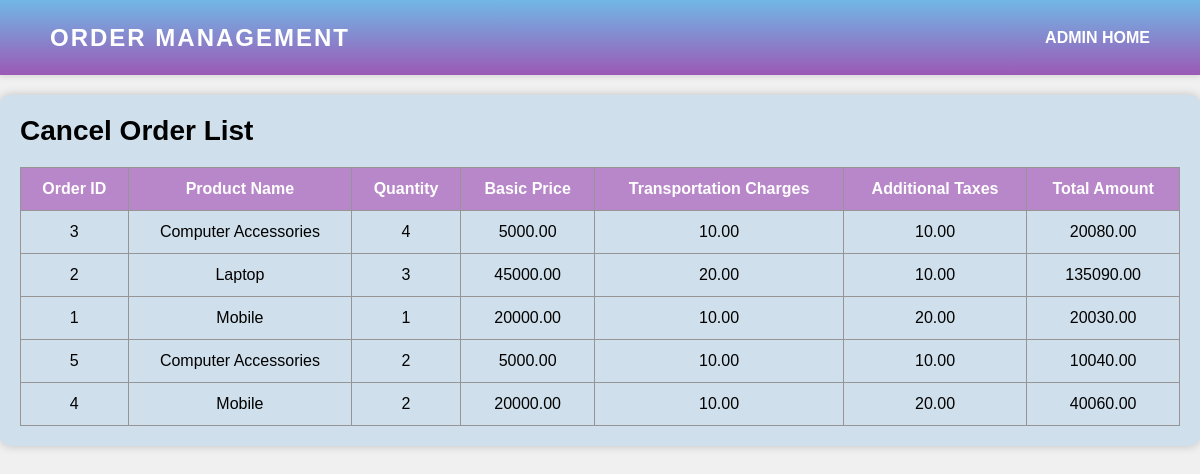
/cancel-order-list/, run on the app's committed database.
### oms/models.py (models this page shows, shortened)
class Cancel_Order(models.Model):
    order_id = models.PositiveIntegerField(default=0)  # Add a field to store the order ID
    order_placed = models.ForeignKey('Order_Placed', null=True, on_delete=models.SET_NULL)
    product = models.ForeignKey('Product', on_delete=models.CASCADE, null=True)
    product_name = models.CharField(max_length=255, default='Unknown')
    quantity = models.PositiveIntegerField(default=0)
    basic_price = models.DecimalField(max_digits=10, decimal_places=2, default=0.0)
    transportation_charges = models.DecimalField(max_digits=10, decimal_places=2, default=0.0)
    additional_taxes = models.DecimalField(max_digits=10, decimal_places=2, default=0.0)
    total_amount = models.DecimalField(max_digits=10, decimal_places=2, default=0.0)
    image = models.ImageField(upload_to='products/', default='default_image.jpg')
    status = models.CharField(max_length=20, default='Cancelled')  # Default status for canceled orders
    cancel_date = models.DateTimeField(auto_now_add=True, null=True)
    class Meta:
        db_table = 'cancel_order'

### oms/views.py (the view)
# urls.py: path('cancel-order-list/', views.cancel_order_list, name='cancel_order_list'),
def cancel_order_list(request):
    canceled_orders = Cancel_Order.objects.all()
    return render(request, 'cancel_order_list.html', {'canceled_orders': canceled_orders})

### oms/templates/cancel_order_list.html (shortened to what this page needs)
<!DOCTYPE html>
<html lang="en">
<head>
</head>
<body>
    <nav>
        <div class="logo">
            <p>Order Management</p>
        </div>
        <ul>
            <li><a href="{% url 'admin_zone' %}">ADMIN HOME</a></li>
        </ul>
    </nav>
    <div class="container">
        <div class="title">Cancel Order List</div>
        <div class="user-details">
            <div id="search-results">
                {% if canceled_orders %}
                <table class="staff-table">
                    <thead class="heading">
                <tr>
                    <th>Order ID</th>
                    <th>Product Name</th>
                    <th>Quantity</th>
                    <th>Basic Price</th>
                    <th>Transportation Charges</th>
                    <th>Additional Taxes</th>
                    <th>Total Amount</th>
                </tr>
            </thead>
            <tbody class="staff-body">
                {% for order in canceled_orders %}
                    <tr>
                        <td>{{ order.order_id }}</td>
                        <td>{{ order.product_name }}</td>
                        <td>{{ order.quantity }}</td>
                        <td>{{ order.basic_price }}</td>
                        <td>{{ order.transportation_charges }}</td>
                        <td>{{ order.additional_taxes }}</td>
                        <td>{{ order.total_amount }}</td>
                    </tr>
                {% endfor %}
            </tbody>
        </table>
    {% else %}
        <p>No canceled orders.</p>
    {% endif %}
    </div>
</body>
</html>

### oms/templates/cancel_order_list.html (style rules this page uses)
* { margin: 0; padding: 0; box-sizing: border-box; font-family: 'Poppins', sans-serif; }
body { font-family: Arial, sans-serif; background-color: #f0f0f0; margin-top: 75px; }
nav { width: 100%; height: 75px; line-height: 75px; padding: 0 50px; position: fixed; background-image: linear-gradient(#71b7e6, #9b59b6); top: 0; left: 0; right: 0; display: flex; justify-content: space-between; z-index: 999; box-shadow: 0px 2px 5px rgba(0, 0, 0, 0.1); }
nav .logo p { font-size: 24px; font-weight: bold; color: white; text-transform: uppercase; letter-spacing: 2px; cursor: pointer; margin: 0; }
nav ul { margin: 0; padding: 0; list-style: none; }
nav ul li { display: inline-block; margin-right: 20px; }
nav ul li:last-child { margin-right: 0; }
nav ul li a { font-size: 16px; text-transform: uppercase; padding: 15 20px; color: white; text-decoration: none; font-weight: bold; }
.container { max-width: 100%; margin: 95px auto 20px; background-color: #cfdfeb; padding: 20px; border-radius: 10px; box-shadow: 0 0 10px rgba(0, 0, 0, 0.2); overflow-x: auto; }
.container .title { font-size: 28px; font-weight: bold; margin-bottom: 20px; }
.staff-table { width: 100%; border-collapse: collapse; }
.staff-table, th, td { border: 1px solid #969494; }
th, td { padding: 12px; text-align: center; }
.staff-table th { background:#b787c9; color: white; }

### data on the page
Cancel_Order: order_id "3", product_name "Computer Accessories", quantity "4", basic_price "5000.00", transportation_charges "10.00", additional_taxes "10.00", total_amount "20080.00"
Cancel_Order: order_id "2", product_name "Laptop", quantity "3", basic_price "45000.00", transportation_charges "20.00", additional_taxes "10.00", total_amount "135090.00"
Cancel_Order: order_id "1", product_name "Mobile", quantity "1", basic_price "20000.00", transportation_charges "10.00", additional_taxes "20.00", total_amount "20030.00"
Cancel_Order: order_id "5", product_name "Computer Accessories", quantity "2", basic_price "5000.00", transportation_charges "10.00", additional_taxes "10.00", total_amount "10040.00"
Cancel_Order: order_id "4", product_name "Mobile", quantity "2", basic_price "20000.00", transportation_charges "10.00", additional_taxes "20.00", total_amount "40060.00"
